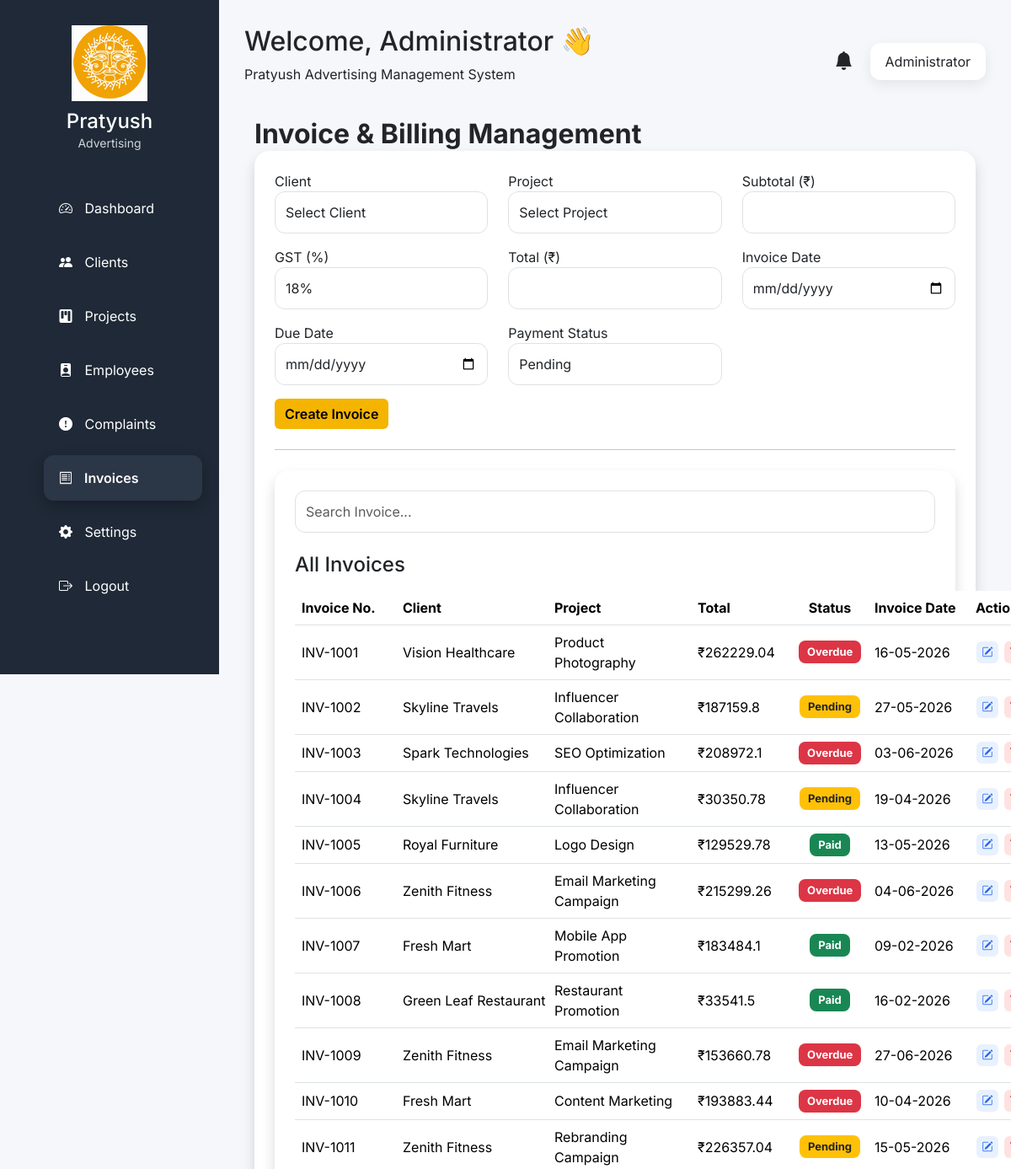
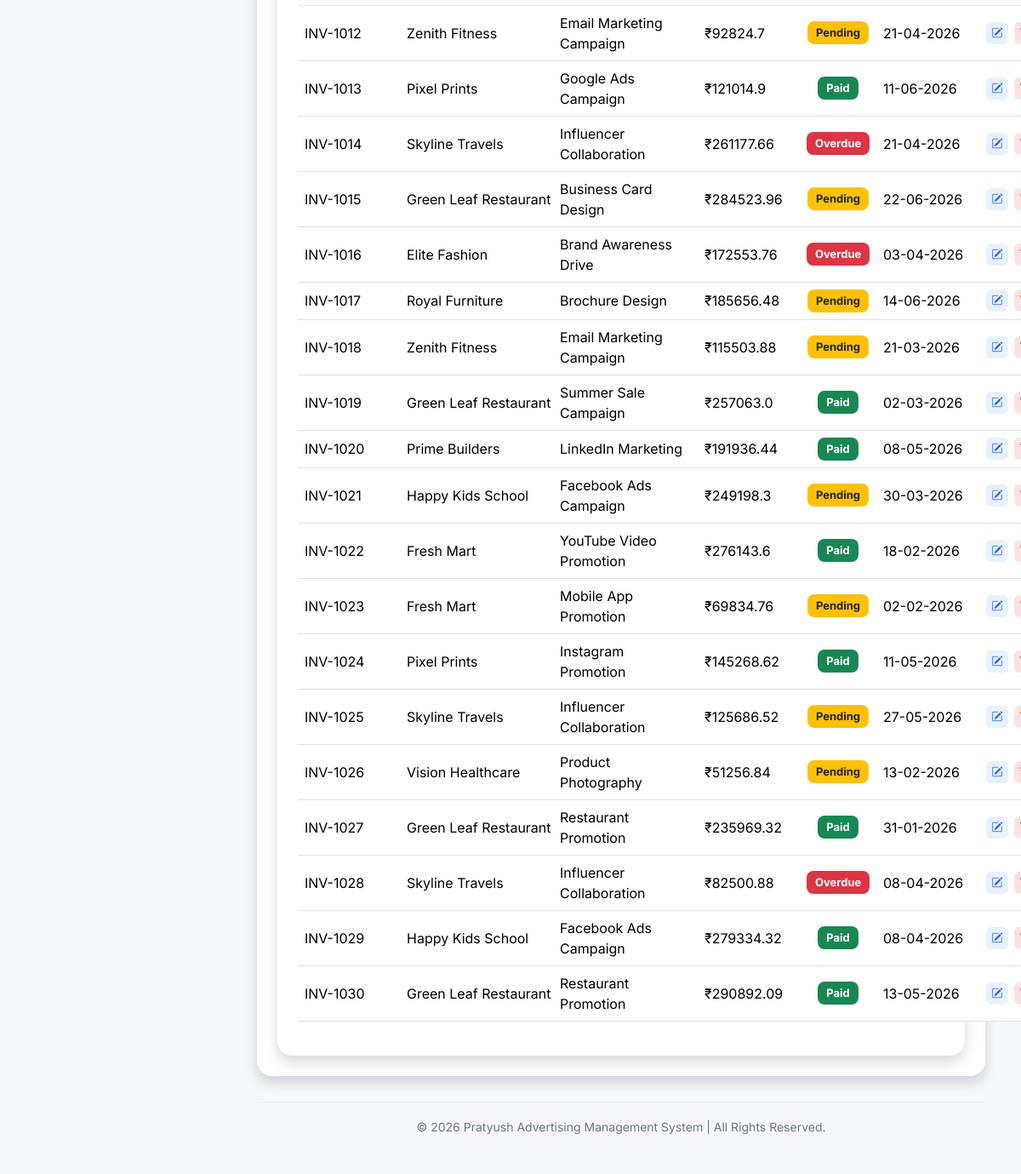
The page /invoices (signed in) on the database its author committed (2 pictures, top to bottom).
### models/invoice.py (models this page shows)
class Invoice(db.Model):
    __tablename__ = "invoices"
    id = db.Column(db.Integer, primary_key=True)
    invoice_number = db.Column(db.String(30), unique=True, nullable=False)
    client_id = db.Column(
        db.Integer,
        db.ForeignKey("clients.id"),
        nullable=False
    )
    project_id = db.Column(
        db.Integer,
        db.ForeignKey("projects.id"),
        nullable=False
    )
    subtotal = db.Column(db.Float, nullable=False)
    gst = db.Column(db.Float, nullable=False)
    total = db.Column(db.Float, nullable=False)
    payment_status = db.Column(
        db.String(30),
        default="Pending"
    )
    invoice_date = db.Column(db.Date, nullable=False)
    due_date = db.Column(db.Date, nullable=False)
    created_at = db.Column(
        db.DateTime,
        default=datetime.utcnow
    )
    client = db.relationship("Client", backref="invoices")
    project = db.relationship("Project", backref="invoices")

### models/client.py (models this page shows)
class Client(db.Model):
    __tablename__ = "clients"
    id = db.Column(db.Integer, primary_key=True)
    company_name = db.Column(db.String(150), nullable=False)
    contact_person = db.Column(db.String(100), nullable=False)
    phone = db.Column(db.String(15), nullable=False)
    email = db.Column(db.String(120), unique=True)
    address = db.Column(db.Text)
    gst_number = db.Column(db.String(50))
    notes = db.Column(db.Text)
    created_at = db.Column(db.DateTime, server_default=db.func.now())
    projects = db.relationship(
    "Project",
    backref="client",
    lazy=True,
    cascade="all, delete"
)

### models/project.py (models this page shows)
class Project(db.Model):
    __tablename__ = "projects"
    id = db.Column(db.Integer, primary_key=True)
    project_name = db.Column(db.String(150), nullable=False)
    project_type = db.Column(db.String(100), nullable=False)
    client_id = db.Column(
        db.Integer,
        db.ForeignKey("clients.id"),
        nullable=False
    )
    budget = db.Column(db.Float, default=0)
    status = db.Column(db.String(50), default="Pending")
    start_date = db.Column(db.Date)
    end_date = db.Column(db.Date)
    description = db.Column(db.Text)
    created_at = db.Column(db.DateTime, server_default=db.func.now())

### app.py (the view)
@app.route("/invoices")
def invoices():
    if "user" not in session:
        return redirect("/login")
    invoices = Invoice.query.all()
    clients = Client.query.all()
    projects = Project.query.all()
    return render_template(
        "invoices.html",
        invoices=invoices,
        clients=clients,
        projects=projects,
        username=session["user"]
    )

### templates/invoices.html (shortened to what this page needs)
{% extends "dashboard_base.html" %}
{% block css %}
{{ super() }}
<link rel="stylesheet" href="{{ url_for('static', filename='css/invoices.css') }}">
{% endblock %}
{% block dashboard_content %}
<div class="container mt-4">
    <h2 class="fw-bold mb-0">Invoice & Billing Management</h2>
    <div class="card shadow p-4 mb-4">
        <form action="/invoices/add" method="POST">
            <div class="row">
                <div class="col-md-4 mb-3">
                    <label>Client</label>
                    <select class="form-control"
                            name="client_id"
                            required>
                        <option value="">Select Client</option>
                    </select>
                </div>
                <div class="col-md-4 mb-3">
                    <label>Project</label>
                    <select class="form-control"
                            name="project_id"
                            required>
                        <option value="">Select Project</option>
                    </select>
                </div>
                <div class="col-md-4 mb-3">
                    <label>Subtotal (₹)</label>
                    <input type="number"
                           class="form-control"
                           id="subtotal"
                           name="subtotal"
                           required>
                </div>
                <div class="col-md-4 mb-3">
                    <label>GST (%)</label>
                    <select class="form-control"
                            id="gst"
                            name="gst">
                        <option value="18" selected>18%</option>
                    </select>
                </div>
                <div class="col-md-4 mb-3">
                    <label>Total (₹)</label>
                    <input type="number"
                           class="form-control"
                           id="total"
                           name="total",
                           readonly>
                </div>
                <div class="col-md-4 mb-3">
                    <label>Invoice Date</label>
                    <input type="date"
                           class="form-control"
                           name="invoice_date"
                           required>
                </div>
                <div class="col-md-4 mb-3">
                    <label>Due Date</label>
                    <input type="date"
                           class="form-control"
                           name="due_date"
                           required>
                </div>
                <div class="col-md-4 mb-3">
                    <label>Payment Status</label>
                    <select class="form-control"
                            name="payment_status">
                        <option>Pending</option>
                    </select>
                </div>
            </div>
            <button class="btn btn-warning">
                Create Invoice
            </button>
        </form>
        <hr class="my-4">
<div class="card shadow p-4">
    <div class="mb-4">
    <input
        type="text"
        id="invoiceSearch"
        class="form-control"
        placeholder="Search Invoice...">
</div>
    <h4 class="mb-3">All Invoices</h4>
    <table class="table table-hover">
        <thead>
            <tr>
                <th style="width:120px;">Invoice No.</th>
                <th>Client</th>
                <th>Project</th>
                <th style="width:120px;">Total</th>
                <th style="width:90px;">Status</th>
                <th style="width:120px;">Invoice Date</th>
                <th style="width:110px;">Actions</th>
            </tr>
        </thead>
        <tbody>
        {% if invoices %}
            {% for invoice in invoices %}
            <tr>
                <td>{{ invoice.invoice_number }}</td>
                <td>{{ invoice.client.company_name }}</td>
                <td>{{ invoice.project.project_name }}</td>
                <td>₹{{ invoice.total }}</td>
                <td>
                    {% if invoice.payment_status=="Paid" %}
                        <span class="badge bg-success">Paid</span>
                    {% elif invoice.payment_status=="Pending" %}
                        <span class="badge bg-warning text-dark">Pending</span>
                    {% else %}
                        <span class="badge bg-danger">Overdue</span>
                    {% endif %}
                </td>
                <td>{{ invoice.invoice_date.strftime("%d-%m-%Y") }}</td>
                <td>
    <a href="/invoices/edit/{{ invoice.id }}"
       class="action-icon edit-icon"
       title="Edit">
        <i class="bi bi-pencil-square"></i>
    </a>
    <a href="/invoices/delete/{{ invoice.id }}"
       class="action-icon delete-icon"
       title="Delete"
       onclick="return confirm('Delete this invoice?')">
        <i class="bi bi-trash"></i>
    </a>
</td>
            </tr>
            {% endfor %}
        {% else %}
            <tr>
                <td colspan="7" class="text-center text-muted">
                    No invoices found.
                </td>
            </tr>
        {% endif %}
        </tbody>
</table>
</div>
</div>
{% endblock %}

### static/css/style.css (style rules this page uses)
* { margin:0; padding:0; box-sizing:border-box; }
body { font-family:'Inter',sans-serif; background:#FFFDF8; }
.form-control { height:50px; border-radius:12px; }

### static/css/dashboard.css (style rules this page uses)
* { margin:0; padding:0; box-sizing:border-box; font-family:'Inter',sans-serif; }
body { background:#F8F9FC; overflow-x:hidden; }

### static/css/invoices.css (style rules this page uses)
body { background:#F5F7FA; }
.card { border:none; border-radius:18px; }
.table { width:100%; table-layout:fixed; }
.table th, .table td { vertical-align:middle; }
.table thead { background:#FFF4D6; }
.table th { font-weight:700; white-space:nowrap; }
.table td { white-space:nowrap; }
.table th:nth-child(1), .table td:nth-child(1) { width:120px; }
.table th:nth-child(2), .table td:nth-child(2) { width:180px; }
.table th:nth-child(3), .table td:nth-child(3) { width:170px; white-space:normal; }
.table th:nth-child(4), .table td:nth-child(4) { width:100px; }
.table th:nth-child(5), .table td:nth-child(5) { width:80px; text-align:center; }
.table th:nth-child(6), .table td:nth-child(6) { width:105px; white-space:nowrap; }
.table th:nth-child(7), .table td:nth-child(7) { width:95px; white-space:nowrap; }
.btn-warning { background:#F4B400; border:none; font-weight:600; }
.badge { font-size:13px; padding:7px 10px; border-radius:8px; }
.action-icon { width:26px; height:26px; border-radius:6px; display:inline-flex; justify-content:center; align-items:center; text-decoration:none; margin:0 1px; transition:.25s; cursor:pointer; }
.action-icon i { font-size:13px; }
.edit-icon { background:#E8F1FF; color:#2563EB; }
.delete-icon { background:#FEE2E2; color:#DC2626; }

### rows shown on the page
Invoice: invoice_number "INV-1001", client.company_name "Vision Healthcare", project.project_name "Product Photography", total "262229.04", payment_status "Overdue", invoice_date "16-05-2026"
Invoice: invoice_number "INV-1002", client.company_name "Skyline Travels", project.project_name "Influencer Collaboration", total "187159.8", payment_status "Pending", invoice_date "27-05-2026"
Invoice: invoice_number "INV-1003", client.company_name "Spark Technologies", project.project_name "SEO Optimization", total "208972.1", payment_status "Overdue", invoice_date "03-06-2026"
Invoice: invoice_number "INV-1004", client.company_name "Skyline Travels", project.project_name "Influencer Collaboration", total "30350.78", payment_status "Pending", invoice_date "19-04-2026"
Invoice: invoice_number "INV-1005", client.company_name "Royal Furniture", project.project_name "Logo Design", total "129529.78", payment_status "Paid", invoice_date "13-05-2026"
Invoice: invoice_number "INV-1006", client.company_name "Zenith Fitness", project.project_name "Email Marketing Campaign", total "215299.26", payment_status "Overdue", invoice_date "04-06-2026"
Invoice: invoice_number "INV-1007", client.company_name "Fresh Mart", project.project_name "Mobile App Promotion", total "183484.1", payment_status "Paid", invoice_date "09-02-2026"
Invoice: invoice_number "INV-1008", client.company_name "Green Leaf Restaurant", project.project_name "Restaurant Promotion", total "33541.5", payment_status "Paid", invoice_date "16-02-2026"
Invoice: invoice_number "INV-1009", client.company_name "Zenith Fitness", project.project_name "Email Marketing Campaign", total "153660.78", payment_status "Overdue", invoice_date "27-06-2026"
Invoice: invoice_number "INV-1010", client.company_name "Fresh Mart", project.project_name "Content Marketing", total "193883.44", payment_status "Overdue", invoice_date "10-04-2026"
Invoice: invoice_number "INV-1011", client.company_name "Zenith Fitness", project.project_name "Rebranding Campaign", total "226357.04", payment_status "Pending", invoice_date "15-05-2026"
Invoice: invoice_number "INV-1012", client.company_name "Zenith Fitness", project.project_name "Email Marketing Campaign", total "92824.7", payment_status "Pending", invoice_date "21-04-2026"
Invoice: invoice_number "INV-1013", client.company_name "Pixel Prints", project.project_name "Google Ads Campaign", total "121014.9", payment_status "Paid", invoice_date "11-06-2026"
Invoice: invoice_number "INV-1014", client.company_name "Skyline Travels", project.project_name "Influencer Collaboration", total "261177.66", payment_status "Overdue", invoice_date "21-04-2026"
Invoice: invoice_number "INV-1015", client.company_name "Green Leaf Restaurant", project.project_name "Business Card Design", total "284523.96", payment_status "Pending", invoice_date "22-06-2026"
Invoice: invoice_number "INV-1016", client.company_name "Elite Fashion", project.project_name "Brand Awareness Drive", total "172553.76", payment_status "Overdue", invoice_date "03-04-2026"
Invoice: invoice_number "INV-1017", client.company_name "Royal Furniture", project.project_name "Brochure Design", total "185656.48", payment_status "Pending", invoice_date "14-06-2026"
Invoice: invoice_number "INV-1018", client.company_name "Zenith Fitness", project.project_name "Email Marketing Campaign", total "115503.88", payment_status "Pending", invoice_date "21-03-2026"
Invoice: invoice_number "INV-1019", client.company_name "Green Leaf Restaurant", project.project_name "Summer Sale Campaign", total "257063.0", payment_status "Paid", invoice_date "02-03-2026"
Invoice: invoice_number "INV-1020", client.company_name "Prime Builders", project.project_name "LinkedIn Marketing", total "191936.44", payment_status "Paid", invoice_date "08-05-2026"
Invoice: invoice_number "INV-1021", client.company_name "Happy Kids School", project.project_name "Facebook Ads Campaign", total "249198.3", payment_status "Pending", invoice_date "30-03-2026"
Invoice: invoice_number "INV-1022", client.company_name "Fresh Mart", project.project_name "YouTube Video Promotion", total "276143.6", payment_status "Paid", invoice_date "18-02-2026"
Invoice: invoice_number "INV-1023", client.company_name "Fresh Mart", project.project_name "Mobile App Promotion", total "69834.76", payment_status "Pending", invoice_date "02-02-2026"
Invoice: invoice_number "INV-1024", client.company_name "Pixel Prints", project.project_name "Instagram Promotion", total "145268.62", payment_status "Paid", invoice_date "11-05-2026"
Invoice: invoice_number "INV-1025", client.company_name "Skyline Travels", project.project_name "Influencer Collaboration", total "125686.52", payment_status "Pending", invoice_date "27-05-2026"
Invoice: invoice_number "INV-1026", client.company_name "Vision Healthcare", project.project_name "Product Photography", total "51256.84", payment_status "Pending", invoice_date "13-02-2026"
Invoice: invoice_number "INV-1027", client.company_name "Green Leaf Restaurant", project.project_name "Restaurant Promotion", total "235969.32", payment_status "Paid", invoice_date "31-01-2026"
Invoice: invoice_number "INV-1028", client.company_name "Skyline Travels", project.project_name "Influencer Collaboration", total "82500.88", payment_status "Overdue", invoice_date "08-04-2026"
Invoice: invoice_number "INV-1029", client.company_name "Happy Kids School", project.project_name "Facebook Ads Campaign", total "279334.32", payment_status "Paid", invoice_date "08-04-2026"
Invoice: invoice_number "INV-1030", client.company_name "Green Leaf Restaurant", project.project_name "Restaurant Promotion", total "290892.09", payment_status "Paid", invoice_date "13-05-2026"

### other values the page prints
{{ username }} "Administrator"
